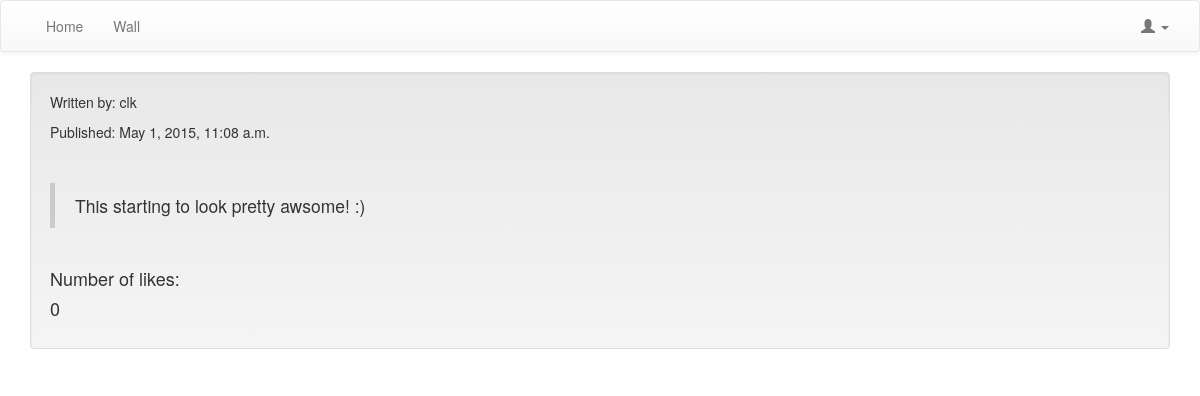
The page /kvittr_messages/24/ on the database its author committed.
### kvittr_messages/models.py (models this page shows, shortened)
class Message(models.Model):
	message = models.TextField()
	created_by = models.ForeignKey(User, related_name="created_message")
	created_datetime = models.DateTimeField()
	likes = models.PositiveIntegerField(default=0)
	class Meta:
		ordering = ['-id']

### kvittr_messages/views.py (the view)
# urls.py: url(r'^(\d+)/$', views.message_details, name='message_details'),
def message_details(request, message_id):
	message = Message.objects.get(pk=message_id)
	messages = Message.objects.all()
	context = {'message': message}
	return render(request, 'kvittr_messages/message_details.html', context)

### kvittr_messages/templates/kvittr_messages/message_details.html (shortened to what this page needs)
{% extends 'theme/base.html' %}
{% block pagecontent %}
	<div class="well" style="margin-left: auto; margin-right: auto;">
		<p>Written by: {{ message.created_by }} </p>
		<p>Published: {{ message.created_datetime }}
        <hr>
        <blockquote>{{ message.message }}</blockquote>
        <hr>
        <h4> Number of likes: </h4>
        <h4 id="id-likes-for-message-{{ message.id }}"> {{ message.likes }}</h4>
	</div>
{% endblock %}

### rows shown on the page
Message: created_by "clk", created_datetime "May 1, 2015, 11:08 a.m.", message "This starting to look pretty awsome! :)", likes "0"
